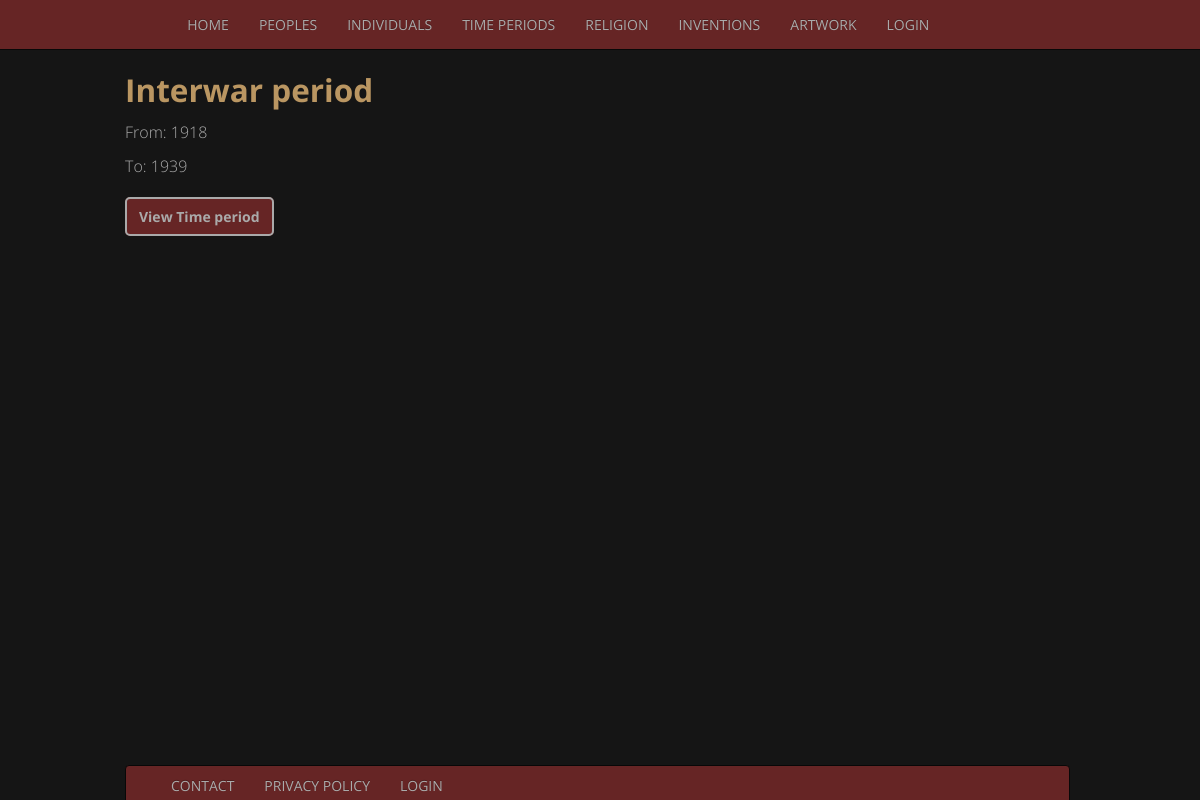
The app's page /tijdperk_detail.php?id=3 with its own data.
### tables this page shows
CREATE TABLE `tijdperk` (
  `id` int(11) NOT NULL,
  `tijd_naam` varchar(255) NOT NULL,
  `start` varchar(255) NOT NULL,
  `einde` varchar(255) NOT NULL,
  `tijdperk_detail` varchar(5000) NOT NULL
);

### tijdperk_detail.php (the view, shortened to what this page needs)
<?php include 'includes/header.php' ?>
<?php include 'includes/nav.php' ?>
    <div class="container">
      <div class="row">
    <?php
    $servername = "localhost";
    $username = "root";
    $password = "bitnami";
    $dbname = "herexamen";
    $conn = new mysqli($servername, $username, $password, $dbname);
    $sql = "SELECT id, tijd_naam, start, einde, tijdperk_detail FROM tijdperk WHERE id = " . (int) $_GET['id'];
    $result = $conn->query($sql);
    if ($result->num_rows > 0) {
    while($row = $result->fetch_assoc()) {
        echo "<div class='bottommargin'>". "<h2>". $row["tijd_naam"]."</h2>". "<p>From: " . $row["start"]. "</p>" . "<p>To: " . $row["einde"]. "</p>". "<p>" . $row["tijdperk_detail"] . "</p>"."</div>";
    }
    } else {
       echo "0 results";
    }
    ?>
<a class="button" href="tijdperk.php">View Time period</a>
</div>
  </div>
<?php include 'includes/footer.php' ?>

### css/main.css (style rules this page uses)
* { color: #aaa; font-family: 'Open Sans', sans-serif; }
body { padding-top: 5%; background-color: #151515; }
h1, h2, h3, h4, h5, h6, h7 { color: #ba9662; }
p { font-size:16px;font-weight:200;line-height:24px; }
.bottommargin { padding-bottom: 2%; }
.button { background-color: #662525; color: #aaa; padding-left: 12px; padding-right: 12px; padding-top: 8px; padding-bottom: 8px; border: 2px solid #aaa; border-radius: 5px; font-weight: bolder; }

### records on screen
tijdperk: tijd_naam "Interwar period", start "1918", einde "1939"

### other values on screen
$display "HOME"
$display "PEOPLES"
$display "INDIVIDUALS"
$display "TIME PERIODS"
$display "RELIGION"
$display "INVENTIONS"
$display "ARTWORK"
$display "LOGIN"
$display "CONTACT"
$display "PRIVACY POLICY"
